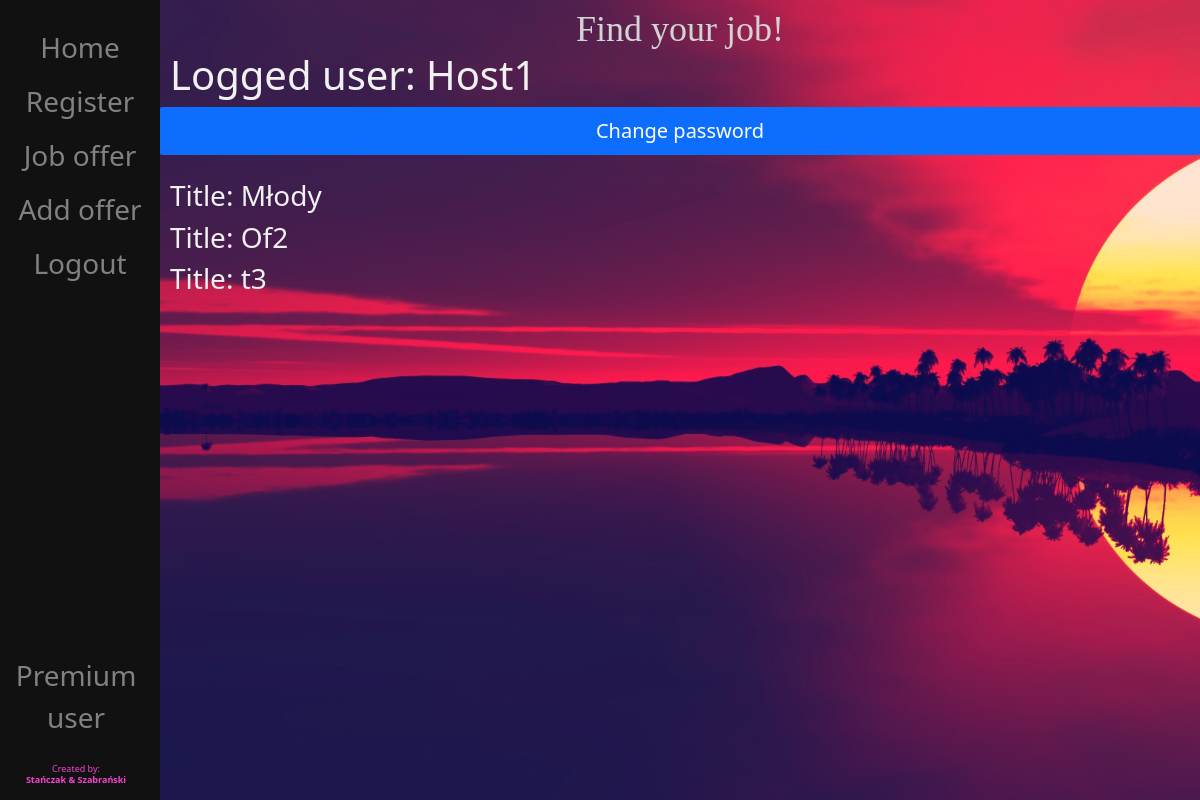
Screenshot of / (signed in) with the database file from the repository.
### SZO/models.py (models this page shows, shortened)
class JobOffer(models.Model):
    user = models.ForeignKey(User, on_delete=models.CASCADE)
    title = models.CharField(max_length=40)
    text = models.CharField(max_length=1000)
    city = models.CharField(max_length=100, default='Warszawa')
    tel_number = models.CharField(max_length=9)
    def getTitle(self):
        return self.title
    def getUsername(self):
        return str(self.user)

### SZO/views.py (the view)
# urls.py: path("", views.home, name="home"),
def home(request):
    offers = JobOffer.objects.all()
    if request.method == 'POST':
        form = PasswordChangeForm(request.user, request.POST)
        if form.is_valid():
            user = form.save()
            update_session_auth_hash(request, user)
            messages.success(request, 'Your password was successfully updated!')
            return redirect('/')
        else:
            form = PasswordChangeForm()
    else:
        form = PasswordChangeForm(request.user)
        return render(request, 'SZO/home.html', {'form': form, "offers": offers})

### SZO/templates/SZO/home.html (shortened to what this page needs)
{% extends 'SZO/base.html' %}
{% load crispy_forms_tags %}
{% block content %}
{% if user.is_authenticated %}
    <h1>Logged user: {{user}}</h1><br>
    <button onclick="toggle();" class="btn btn-lg btn-primary btn-block">Change password</button>
    <div id="myJobOffer"><br>
    {% if user.groups.all.0.name == 'host' %}
        {% for offer in offers %}
            {% if request.user.username == offer.getUsername %}
                <h3>Title: {{ offer.getTitle }}</h3>
            {% endif %}
        {% endfor %}
    {% endif %}
    </div>
{% else %}
    <h1>You are not logged in!</h1>
    <p>Login to use website <a href="/login">here</a></p>
{% endif %}
{% endblock %}

### SZO/static/base.css (style rules this page uses)
html, body { height: 100%; }
html, .main { background-color: rgb(170, 216, 44); color: #f1f1f1; }

### rows the page displays
JobOffer: getTitle "Młody"
JobOffer: getTitle "Of2"
JobOffer: getTitle "t3"

### other values shown
{{ user }} "Host1"
